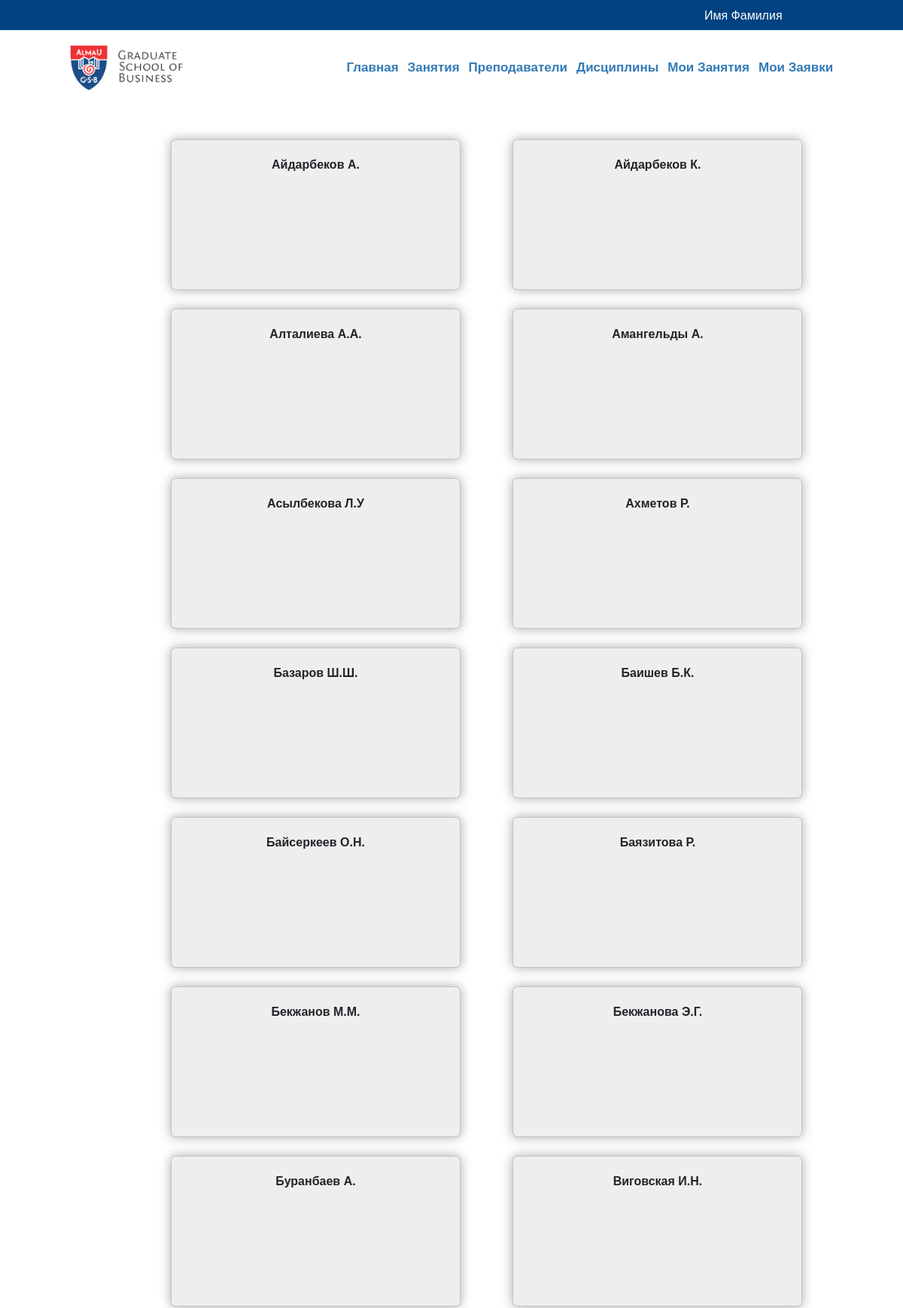
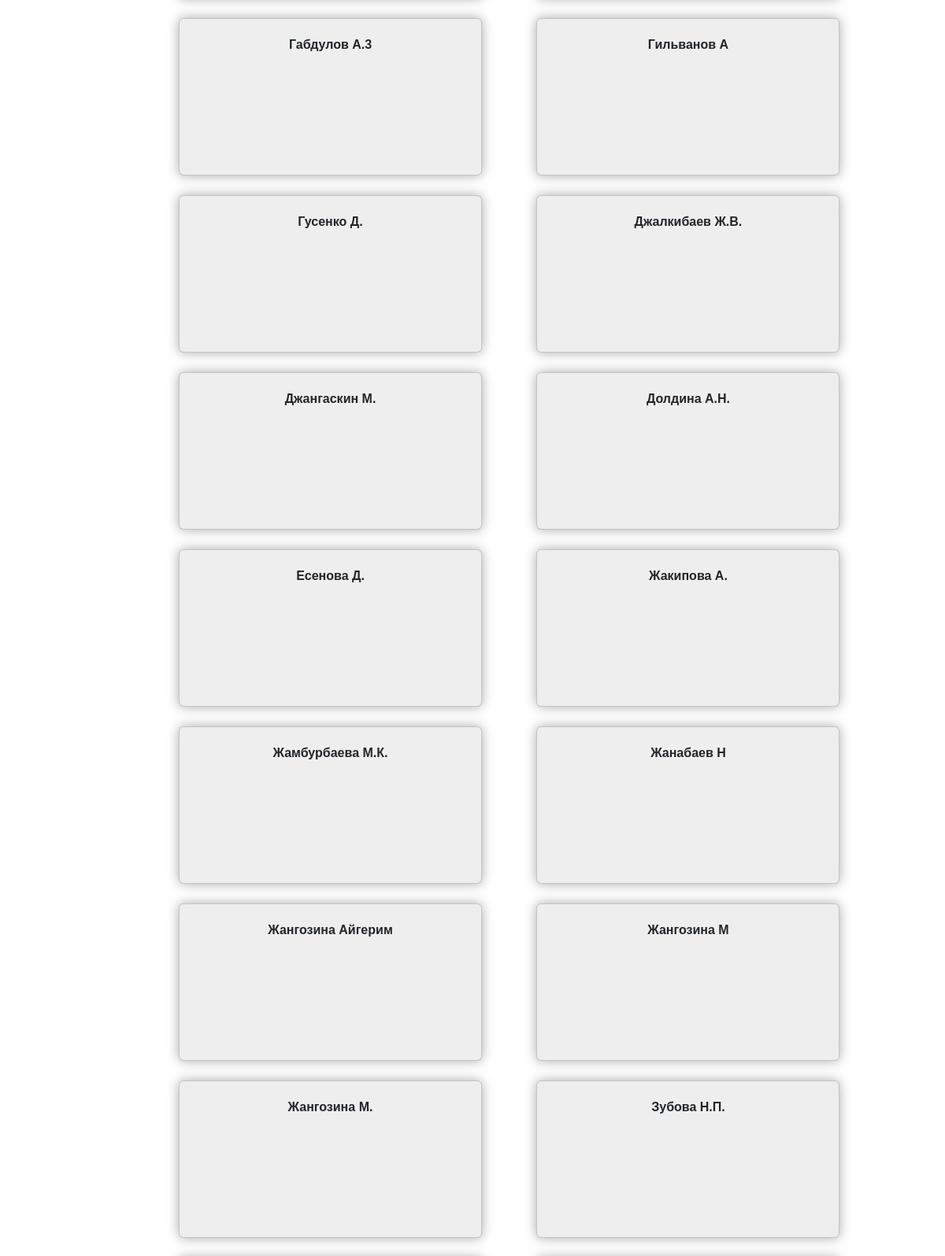
Page /coach/ (signed in, upper part) on the committed database (2 pictures, top to bottom).
### main/models.py (models this page shows, shortened)
class Student(AbstractUser):
    type = models.ForeignKey(StudentType, on_delete=models.CASCADE, null=True)
    name = models.CharField('ФИО', max_length=255)
    number = models.IntegerField('Тел. номер', null=True)
    email = models.EmailField('Эл. почта', max_length=255)
    class Meta:
        verbose_name = 'Студент'
        verbose_name_plural = 'Студенты'

class Teacher(models.Model):
    name = models.CharField('ФИО преподавателя', max_length=255)
    about = models.TextField('Описание', blank=True)
    class Meta:
        ordering = ['name']
        verbose_name = 'Преподаватель'
        verbose_name_plural = 'Преподаватели'

### main/views.py (the view)
# urls.py: path('coach/', views.coach, name='coach'),
def coach(request):
    error = 'No db'
    data = Teacher.objects.all()
    context = {
        'title': 'Преподаватели',
        'header': 'Занятия',
        'data': data,
        'error': error,
    }
    return render(request, 'coach.html', context)

### main/templates/coach.html (shortened to what this page needs)
{% extends 'base.html' %} {% block content%}
    {% for row in data %}
        <div class="card card-body lessonblock" style="background-color: #eee; width: 385px; height: 200px;">
            <p class="l-dis">{{row.name}}</p>
        </div>
    {% endfor %}
{% endblock %}

### main/templates/base.html (shortened to what this page needs)
{% load static %}
<!DOCTYPE html>
<html lang="en">
<head>
    <link rel="stylesheet" type="text/css" href="{% static 'css/bootstrap.min.css' %}">
    <link rel="stylesheet" type="text/css" href="{% static 'css/main.css' %}">
</head>
<body>
<div class="top-header">
    {% if user.is_authenticated %}
        <a href="{% url 'logout' %}"><h6>{{user.first_name}} {{user.last_name}}</h6></a>
    {% else %}
        <a href="{% url 'login' %}"><h6>Авторизоваться</h6></a>
    {% endif %}
</div>
<nav id="nav-container" class="main_header f-nav">
    <div class="header_logo">
    <a href="#"><img src="{% static 'img/logo_new.jpg' %}" alt=""/></a>
    </div>
    <ul id="ulik">
        <li><a href="{% url 'index' %}">Главная</a></li>
        <li><a href="{% url 'lesson' %}">Занятия</a></li>
        <li><a href="{% url 'coach' %}">Преподаватели</a></li>
        <li><a href="{% url 'disciplines' %}">Дисциплины</a></li>
        {% if user.is_authenticated %}
            <li><a href="{% url 'mylessons' %}">Мои Занятия</a></li>
            <li><a href="{% url 'requests' %}">Мои Заявки</a></li>
        {% endif %}
    </ul>
</nav>
<main role="main" class="container">
    <div class="mainblock">{% block content %}{% endblock %}</div>
</main>
</body>
</html>

### main/static/css/main.css (style rules this page uses)
body, html { width: 100%; height: 100%; margin: 0; padding: 0; display: block; }
* { box-sizing: border-box; list-style: none; font-family: 'Roboto-Bold', sans-serif; }
.top-header { height: 40px; background-color: #004282; font-family: 'Roboto', sans-serif; font-size: 14px; display: flex; align-items: center; }
.top-header a { color: white; margin-left: 78vw; margin-top: 10px; text-decoration: none; }
.header_logo img { width: 150px; }
.main_header { height: 100px; display: flex; justify-content: space-around; align-items: center; font-family: 'Roboto-Bold', sans-serif; font-weight: bold; font-size: 17px; }
.main_header ul { width: auto; display: flex; justify-content: flex-end; gap: 1vw; margin-bottom: 0; }
.main_header ul li a { color: #337ab7; text-decoration: none; padding-bottom: 6px; transition: .2s; }
.mainblock { margin-left: 120px; margin-right: 70px; margin-top: 20px; }
.lessonblock { margin-top: 25px; margin-left: 65px; display: inline-block; box-shadow: 0 0 15px #A9A9A9; }
.l-dis { margin-top: 5px; text-align: center; font-weight: 700; }

### rows in the picture
Student: first_name "Имя", last_name "Фамилия"
Teacher: name "Айдарбеков А."
Teacher: name "Айдарбеков К."
Teacher: name "Алталиева А.А."
Teacher: name "Амангельды А."
Teacher: name "Асылбекова Л.У"
Teacher: name "Ахметов Р."
Teacher: name "Базаров Ш.Ш."
Teacher: name "Баишев Б.К."
Teacher: name "Байсеркеев О.Н."
Teacher: name "Баязитова Р."
Teacher: name "Бекжанов М.М."
Teacher: name "Бекжанова Э.Г."
Teacher: name "Буранбаев А."
Teacher: name "Виговская И.Н."
Teacher: name "Габдулов А.3"
Teacher: name "Гильванов А"
Teacher: name "Гусенко Д."
Teacher: name "Джалкибаев Ж.В."
Teacher: name "Джангаскин М."
Teacher: name "Долдина А.Н."
Teacher: name "Есенова Д."
Teacher: name "Жакипова А."
Teacher: name "Жамбурбаева М.К."
Teacher: name "Жанабаев Н"
Teacher: name "Жангозина Айгерим"
Teacher: name "Жангозина М"
Teacher: name "Жангозина М."
Teacher: name "Зубова Н.П."
